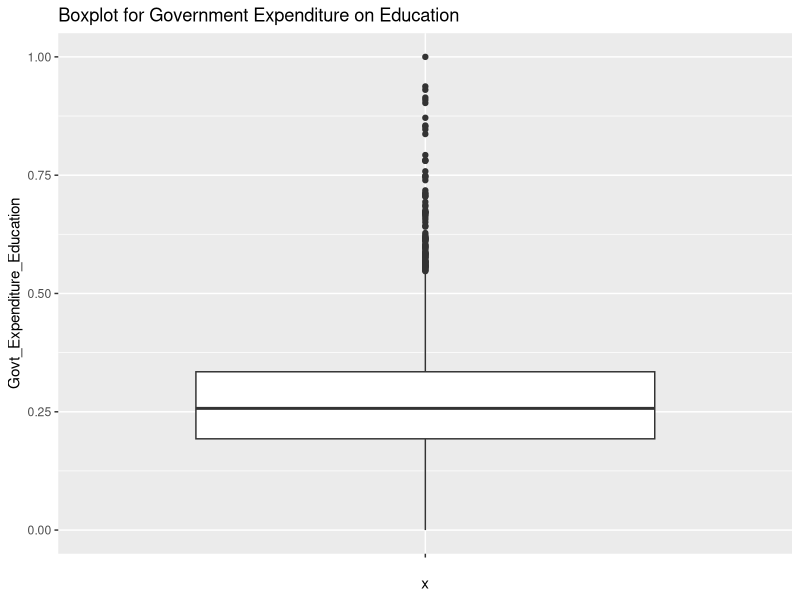
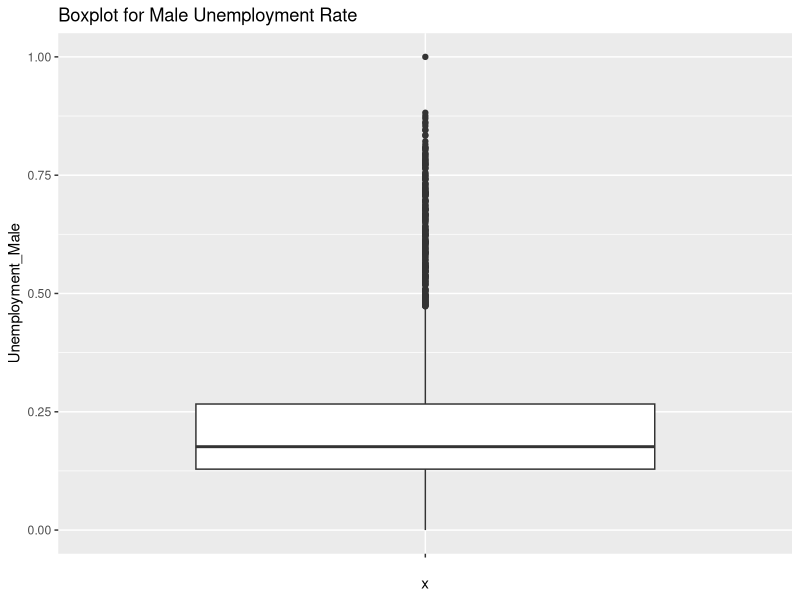
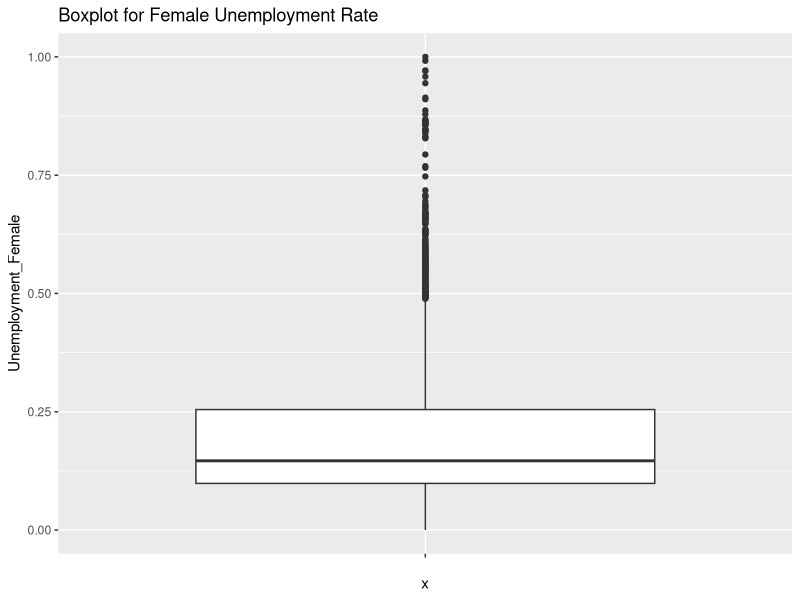
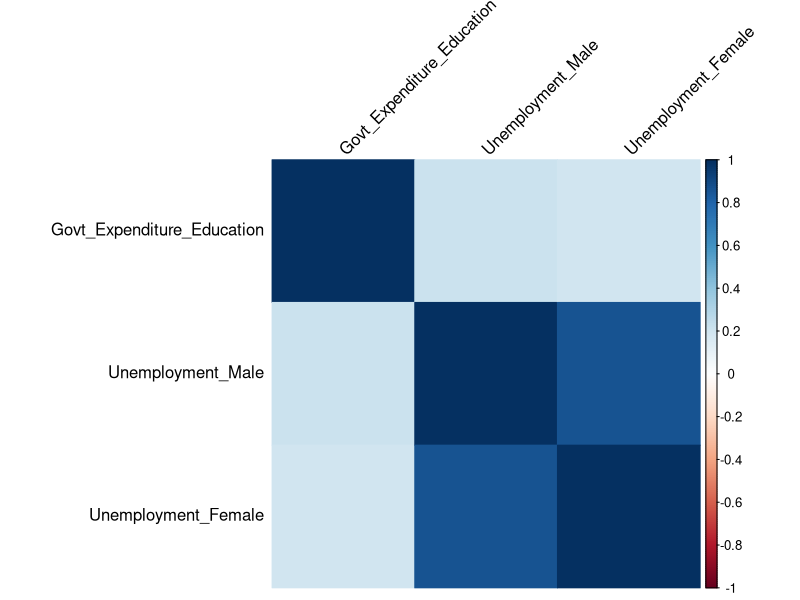
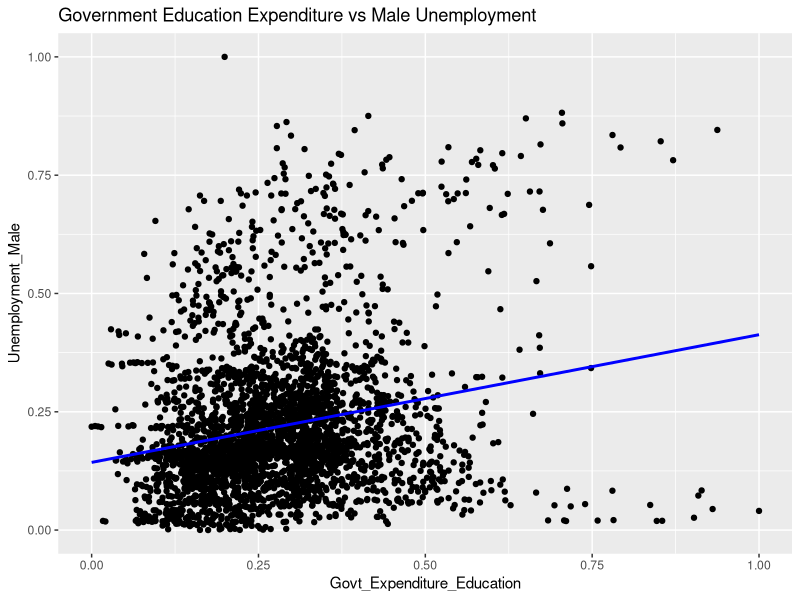
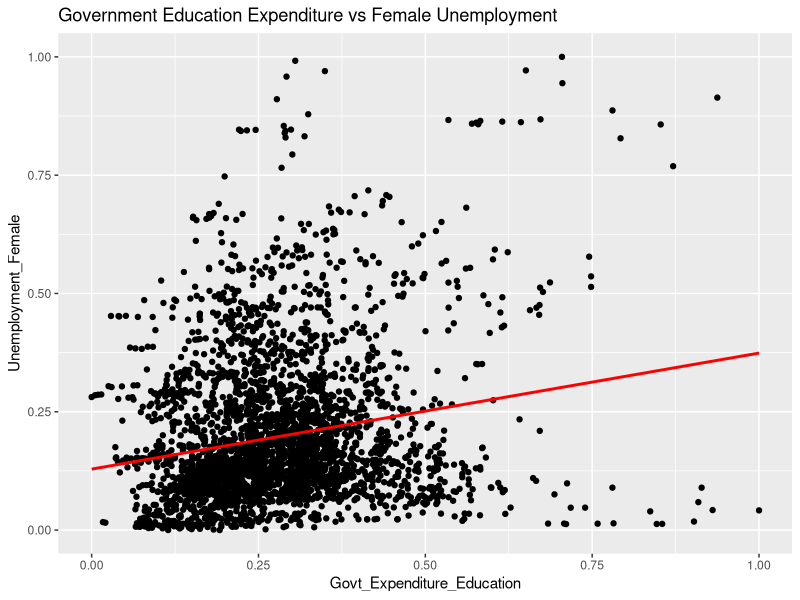
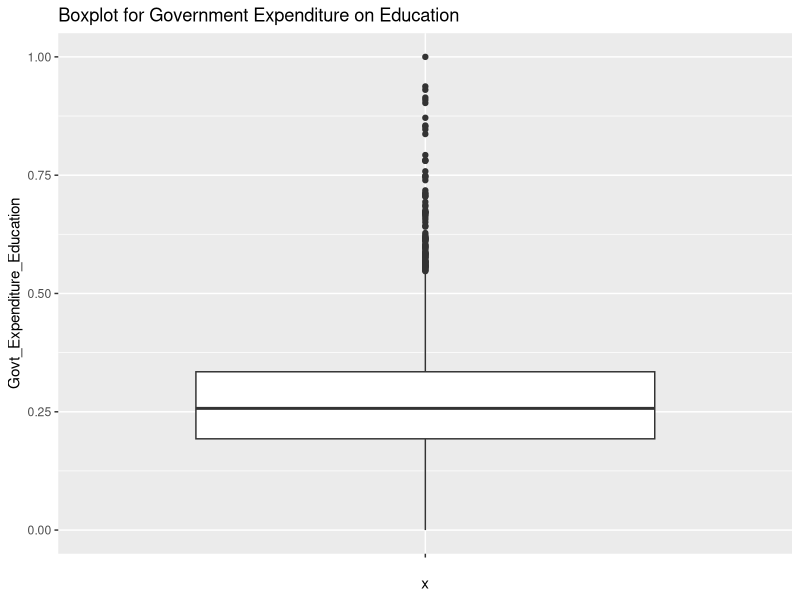
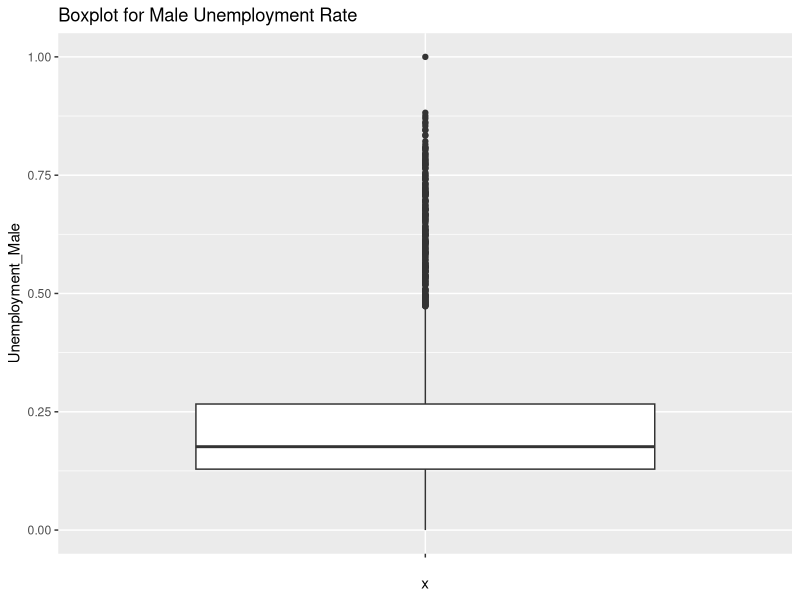

Write the R code that produced these figures, in order.
# Load necessary libraries
library(dplyr)      # Data manipulation
library(ggplot2)    # Visualization
library(corrplot)   # Correlation analysis
library(tidyr)      # Data wrangling
library(readr)      # Reading CSV files

# Step 1: Load the datasets
df_country <- read_csv("Data/dimension_country.csv")     # Country codes and names
df_indicator <- read_csv("Data/dimension_indicator.csv") # Indicator codes and names
df_facttable <- read_csv("Data/facttable.csv")           # Actual indicator data

# Step 2: Identify Relevant Indicators
education_code <- df_indicator %>%
  filter(grepl("Government expenditure on education", `Indicator Name`, ignore.case = TRUE)) %>%
  pull(`Indicator Code`) %>% as.character()

unemployment_code_male <- df_indicator %>%
  filter(grepl("Unemployment, male", `Indicator Name`, ignore.case = TRUE)) %>%
  pull(`Indicator Code`) %>% as.character()

unemployment_code_female <- df_indicator %>%
  filter(grepl("Unemployment, female", `Indicator Name`, ignore.case = TRUE)) %>%
  pull(`Indicator Code`) %>% as.character()

# Step 3: Extract Relevant Data from Fact Table
df_facttable$`Indicator Code` <- as.character(df_facttable$`Indicator Code`)
df_facttable$`Indicator Code` <- trimws(df_facttable$`Indicator Code`)

df_selected <- df_facttable %>%
  filter(`Indicator Code` %in% c(education_code, unemployment_code_male, unemployment_code_female))

# Merge with Country Names
df_selected <- df_selected %>%
  left_join(df_country, by = "Country Code") %>%
  select(`Country Name`, `Country Code`, `Indicator Code`, everything())

# Step 4: Pivot Data to Long Format for Years
df_long <- df_selected %>%
  pivot_longer(cols = starts_with("20"), names_to = "Year", values_to = "Value") %>%
  pivot_wider(names_from = `Indicator Code`, values_from = Value)

# Step 5: Rename Columns for Clarity
colnames(df_long)[colnames(df_long) == education_code] <- "Govt_Expenditure_Education"
colnames(df_long)[colnames(df_long) == unemployment_code_male] <- "Unemployment_Male"
colnames(df_long)[colnames(df_long) == unemployment_code_female] <- "Unemployment_Female"

# Convert Year to Numeric
df_long$Year <- as.numeric(df_long$Year)

# Step 6: Handle Missing Values
df_clean <- df_long %>%
  drop_na()  # Remove rows with missing values

# Step 7: Normalizing Data
df_clean <- df_clean %>%
  mutate(across(c(Govt_Expenditure_Education, Unemployment_Male, Unemployment_Female),
                ~ (.-min(.))/(max(.)-min(.))))  # Normalize between 0 and 1

# Step 8: Summary Statistics
summary(df_clean)

# Step 9: Outlier Detection using Boxplots
ggplot(df_clean, aes(x = "", y = Govt_Expenditure_Education)) +
  geom_boxplot() +
  ggtitle("Boxplot for Government Expenditure on Education")
ggsave("Plots/Boxplot Gov Expenditure on Education.png")

ggplot(df_clean, aes(x = "", y = Unemployment_Male)) +
  geom_boxplot() +
  ggtitle("Boxplot for Male Unemployment Rate")
ggsave("Plots/Boxplot Male Unemployment Rate.png")

ggplot(df_clean, aes(x = "", y = Unemployment_Female)) +
  geom_boxplot() +
  ggtitle("Boxplot for Female Unemployment Rate")
ggsave("Plots/Boxplot Female Unemployment Rate.png")

# Step 10: Correlation Analysis
cor_matrix <- cor(df_clean %>% select(Govt_Expenditure_Education, Unemployment_Male, Unemployment_Female))
corrplot(cor_matrix, method = "color", tl.col = "black", tl.srt = 45)

# Step 11: Scatterplot Visualization
ggplot(df_clean, aes(x = Govt_Expenditure_Education, y = Unemployment_Male)) +
  geom_point() +
  geom_smooth(method = "lm", se = FALSE, color = "blue") +
  ggtitle("Government Education Expenditure vs Male Unemployment")
ggsave("Plots/Boxplot Gov EXP vs Male Unemployment.png")

ggplot(df_clean, aes(x = Govt_Expenditure_Education, y = Unemployment_Female)) +
  geom_point() +
  geom_smooth(method = "lm", se = FALSE, color = "red") +
  ggtitle("Government Education Expenditure vs Female Unemployment")
ggsave("Plots/Boxplot Gov EXP vs Female Unemployment.png")

# Step 12: Save Cleaned Data for Further Analysis
write_csv(df_clean, "Data/cleaned_data.csv")
